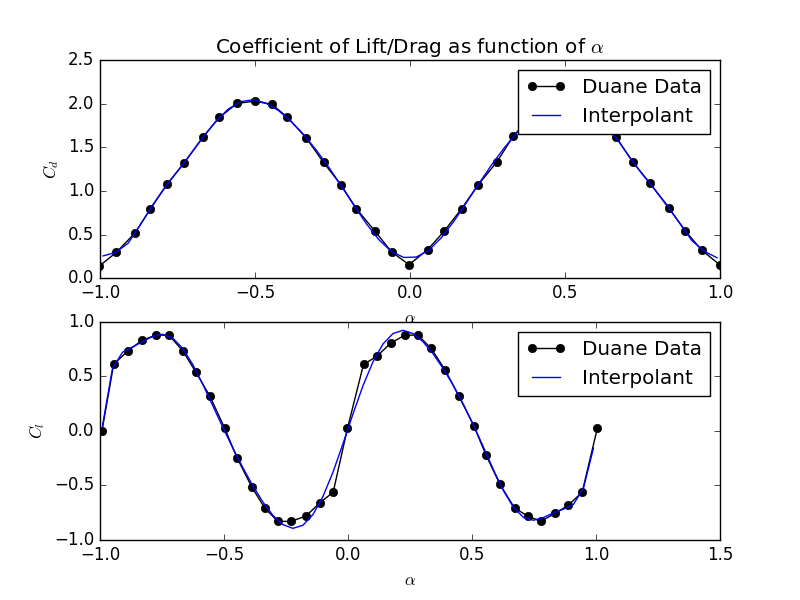

Write the Python code that produced this figure.
import numpy as np
import matplotlib.pyplot as plt

def poly_print(c,name):
    #
    # prints coefficients for lift or drag functions
    #
    p=0
    print ''
    for item in c:
        # last step
        if(p == len(c)-1):
            print '        '+str(item)+'*x^'+str(p)+"'",
        # first step
        elif(p==0):
            print name +" = '"+str(item)+'*x^'+str(p)+" + "
            p=p+1
        # middle steps
        else:
            print '        '+str(item)+'*x^'+str(p)+" + "
            p=p+1
    print ''
    return 0

def reader(fl):
    #
    # reads a file and returns function values
    # 
    angle = []
    cd    = []
    
    # open
    fo = open(fl, "r")
    
    #
    # iterate
    #
    for line in fo:
        two_var = line.split()
        angle.append(float(two_var[0].split(',')[0]))
        cd.append(float(two_var[1]))
        
    # close
    fo.close()
    return angle, cd


# -----------------------
# main function
# -----------------------
#
# http://docs.scipy.org/doc/numpy/reference/routines.polynomials.poly1d.html
#
# grab original data
#
f1 = "cd_flat.dat"
f2 = "cl_flat.dat"
anglecd, cd = reader(f1)
anglecl, cl = reader(f2)

#
# plot interpolated function
#
# theta := ((t+pi/2)%pi)-pi/2
# lift = ' if ( abs ( theta )< pi / 24 , theta * 9 , sin ( 2 * theta ) ) '
# drag = if(abs(theta)<pi/24,0.005+theta*theta*81/25, 1-0.8cos(2*theta))
# 
#rad = np.linspace(0.0, 360.0)
#

anglecd = -1 + 2*np.array(anglecd)/360.0
anglecl = -1 + 2*np.array(anglecl)/360.0

#
# interpolate!
# interp1d(x, y, kind='cubic')
#
#from scipy.interpolate import interp1d
from numpy.polynomial import polynomial as P

inter_cd,stat_cd = P.polyfit(anglecd, cd, 16,full=True)
inter_cl,stat_cl = P.polyfit(anglecl, cl, 16,full=True)

rad    = np.linspace(-0.99, 0.99)
t      = (rad+np.pi)%np.pi - np.pi/2.0
#anglei = (rad+1)*180.
anglei = rad

#cdi = np.cos(2 * np.pi * rad) * np.exp(-rad)
#cli = np.cos(2 * np.pi * rad)

#cli = np.where(abs(t) > np.pi/24., t, np.sin(2*t))
#cdi = np.where(abs(t) > np.pi/24., t*t*81/25., 1-0.8*np.cos(2*t))

poly_print(inter_cl,'lift')
poly_print(inter_cd,'drag')

#
# plot!
#
plt.subplot(2, 1, 1)
plt.plot(anglecd, cd, 'ko-',label='Duane Data')
plt.plot(anglei, P.polyval(anglei,inter_cd), color='blue',label='Interpolant')
plt.title(r'Coefficient of Lift/Drag as function of $\alpha$')
plt.xlabel(r'$\alpha$')
plt.ylabel(r'$C_d$')
plt.legend()

plt.xlim([-1,1])

plt.subplot(2, 1, 2)
plt.plot(anglecl, cl, 'ko-',label='Duane Data')
plt.plot(anglei, P.polyval(anglei,inter_cl), color='blue',label='Interpolant')
plt.ylabel(r'$C_l$')
plt.xlabel(r'$\alpha$')
plt.legend()
plt.savefig("flat.png")


#
# nick
# 3/30/15
#
